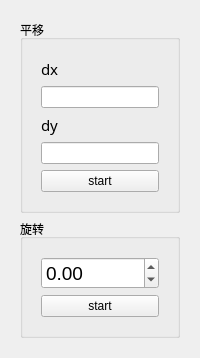
                 <widget class="QWidget" name="subpage_3">
                  <layout class="QGridLayout" name="gridLayout_6">
                   <item row="0" column="1">
                    <widget class="QWidget" name="widget_4" native="true">
                     <layout class="QVBoxLayout" name="verticalLayout_7">
                      <item>
                       <widget class="QGroupBox" name="groupBox_8">
                        <property name="title">
                         <string>平移</string>
                        </property>
                        <layout class="QGridLayout" name="gridLayout_14">
                         <item row="0" column="0">
                          <widget class="QWidget" name="widget_5" native="true">
                           <layout class="QGridLayout" name="gridLayout_15">
                            <item row="0" column="0">
                             <layout class="QVBoxLayout" name="verticalLayout_8">
                              <item>
                               <layout class="QGridLayout" name="gridLayout_29">
                                <item row="0" column="0">
                                 <widget class="QLabel" name="label_5">
                                  <property name="font">
                                   <font>
                                    <family>Sitka Banner</family>
                                    <pointsize>11</pointsize>
                                   </font>
                                  </property>
                                  <property name="text">
                                   <string>dx</string>
                                  </property>
                                 </widget>
                                </item>
                                <item row="1" column="0">
                                 <widget class="QLineEdit" name="dxEdit">
                                  <property name="maximumSize">
                                   <size>
                                    <width>200</width>
                                    <height>40</height>
                                   </size>
                                  </property>
                                 </widget>
                                </item>
                                <item row="2" column="0">
                                 <widget class="QLabel" name="label_9">
                                  <property name="font">
                                   <font>
                                    <family>Sitka Banner</family>
                                    <pointsize>11</pointsize>
                                   </font>
                                  </property>
                                  <property name="text">
                                   <string>dy</string>
                                  </property>
                                 </widget>
                                </item>
                                <item row="3" column="0">
                                 <widget class="QLineEdit" name="dyEdit">
                                  <property name="maximumSize">
                                   <size>
                                    <width>200</width>
                                    <height>40</height>
                                   </size>
                                  </property>
                                 </widget>
                                </item>
                                <item row="4" column="0">
                                 <widget class="QPushButton" name="startmove">
                                  <property name="maximumSize">
                                   <size>
                                    <width>200</width>
                                    <height>50</height>
                                   </size>
                                  </property>
                                  <property name="text">
                                   <string>start</string>
                                  </property>
                                 </widget>
                                </item>
                               </layout>
                              </item>
                             </layout>
                            </item>
                           </layout>
                          </widget>
                         </item>
                        </layout>
                       </widget>
                      </item>
                      <item>
                       <widget class="QGroupBox" name="groupBox_7">
                        <property name="sizePolicy">
                         <sizepolicy hsizetype="Preferred" vsizetype="Minimum">
                          <horstretch>0</horstretch>
                          <verstretch>0</verstretch>
                         </sizepolicy>
                        </property>
                        <property name="title">
                         <string>旋转</string>
                        </property>
                        <layout class="QGridLayout" name="gridLayout_23">
                         <item row="0" column="0">
                          <widget class="QWidget" name="widget_6" native="true">
                           <layout class="QGridLayout" name="gridLayout_16">
                            <item row="0" column="0" rowspan="2" colspan="2">
                             <layout class="QGridLayout" name="gridLayout_28">
                              <item row="0" column="0">
                               <widget class="QDoubleSpinBox" name="anglenum">
                                <property name="sizePolicy">
                                 <sizepolicy hsizetype="Minimum" vsizetype="Minimum">
                                  <horstretch>0</horstretch>
                                  <verstretch>0</verstretch>
                                 </sizepolicy>
                                </property>
                                <property name="maximumSize">
                                 <size>
                                  <width>200</width>
                                  <height>50</height>
                                 </size>
                                </property>
                                <property name="font">
                                 <font>
                                  <family>Segoe UI</family>
                                  <pointsize>14</pointsize>
                                 </font>
                                </property>
                                <property name="minimum">
                                 <double>-180.000000000000000</double>
                                </property>
                                <property name="maximum">
                                 <double>180.000000000000000</double>
                                </property>
                                <property name="singleStep">
                                 <double>0.500000000000000</double>
                                </property>
                               </widget>
                              </item>
                              <item row="1" column="0">
                               <widget class="QPushButton" name="startrotate">
                                <property name="maximumSize">
                                 <size>
                                  <width>200</width>
                                  <height>50</height>
                                 </size>
                                </property>
                                <property name="text">
                                 <string>start</string>
                                </property>
                               </widget>
                              </item>
                             </layout>
                            </item>
                           </layout>
                          </widget>
                         </item>
                        </layout>
                       </widget>
                      </item>
                     </layout>
                    </widget>
                   </item>
                  </layout>
                 </widget>
